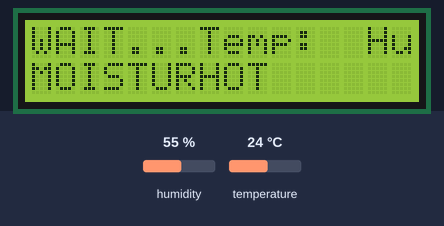
A sketch run on a simulated Arduino Uno, built with avr-gcc and run on an emulated ATmega328P. Shown: 16×2 character LCD. The inputs (shaded band) are chosen by the test bench; at power-on: humidity 55 %, temperature 24 °C.

Above: at 1.2 s.
1.3 s: humidity set to 69 %
4.0 s: humidity set to 72 %
At 4.4 s:
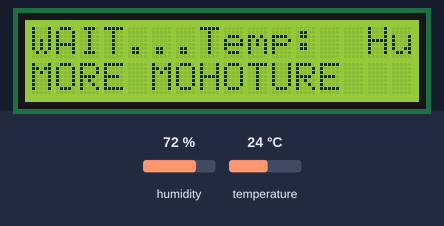
6.7 s: humidity set to 68 %
At 9.4 s:
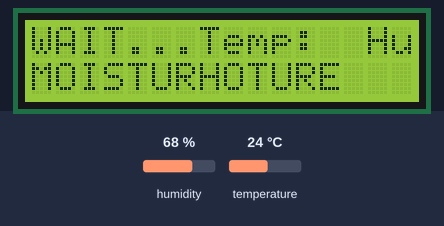
9.7 s: humidity set to 88 %
At 10.8 s:
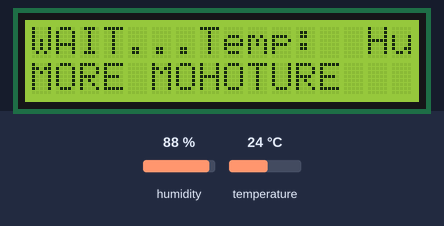
Timing chart, 0 to 12.7 s (numbered marks = the images above; inputs shaded):
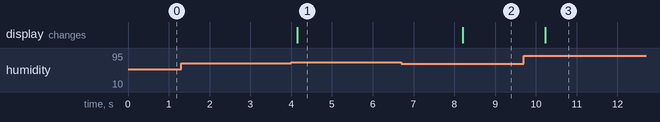

Measured:
- the behaviour switches between 70 and 71 % on humidity (found by bisection; images 0 and 1)
- after the input at 1.3 s, every drawn part: stays the same
- after the input at 4.0 s, the display: changes after 0.15 s (image 1)
- after the input at 6.7 s, the display: changes after 1.5 s (image 2)
- after the input at 9.7 s, the display: changes after 0.53 s (image 3)

The sketch:

question-classic-15.ino
```cpp
// (licence header left out)
#include <LiquidCrystal.h>
#include <DHT.h>
//https://github.com/adafruit/DHT-sensor-library
//Library Manager -> Adafruit_Sensor

#define PIN_DHT11 8
#define DHTTYPE DHT11

DHT dht(PIN_DHT11, DHTTYPE);

LiquidCrystal lcd(0, 1, 4, 5, 6, 7);

float DHT11_Humidity = 0.0;
float DHT11_Temperature = 0.0;

void setup() {
  lcd.begin(16, 2);
  lcd.clear();
  lcd.setCursor(0,0);
  lcd.print("WAIT...");

  dht.begin();

  lcd.print("Temp:  Humidity:");

  Serial.begin(9600);
}

void loop() {
  DHT11_Humidity = dht.readHumidity();
  DHT11_Temperature = dht.readTemperature(true);

  if(isnan(DHT11_Humidity) || isnan(DHT11_Temperature)){
    lcd.print("NaN");
    Serial.println("NaN");
  } else {
    lcd.setCursor(0, 1);

    if(DHT11_Humidity > 70){
      lcd.print("MORE MOISTURE");
    } else if (DHT11_Humidity >= 50 && DHT11_Humidity <= 70){
      lcd.print("MOISTURE");
    } else if (DHT11_Humidity < 50){
      lcd.print("");
    }

    lcd.setCursor(7,1);

    if(DHT11_Temperature > 25){
      lcd.print("HOT");
    } else if (DHT11_Humidity < 15){
      lcd.print("COLD");
    }
  }

  delay(1000);
}
```
